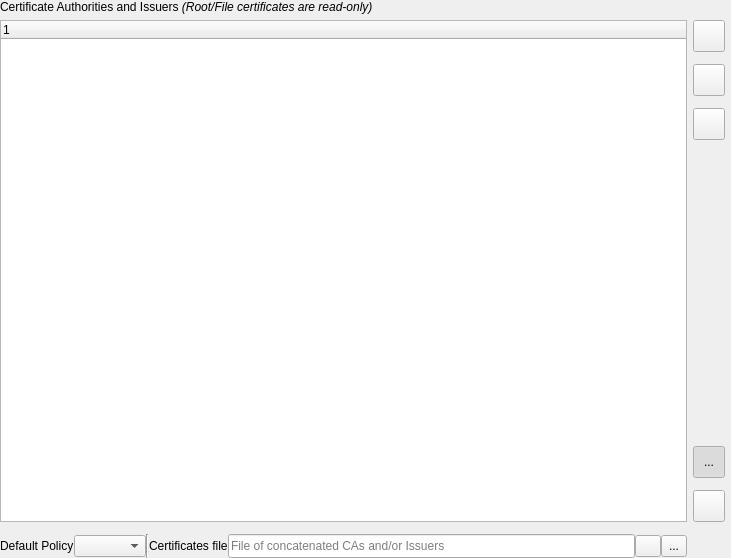
<?xml version="1.0" encoding="UTF-8"?>
<ui version="4.0">
 <class>QgsAuthAuthoritiesEditor</class>
 <widget class="QWidget" name="QgsAuthAuthoritiesEditor">
  <property name="geometry">
   <rect>
    <x>0</x>
    <y>0</y>
    <width>731</width>
    <height>558</height>
   </rect>
  </property>
  <property name="windowTitle">
   <string>Certificate Authorities Editor</string>
  </property>
  <layout class="QVBoxLayout" name="verticalLayout">
   <property name="leftMargin">
    <number>0</number>
   </property>
   <property name="topMargin">
    <number>0</number>
   </property>
   <property name="rightMargin">
    <number>0</number>
   </property>
   <property name="bottomMargin">
    <number>0</number>
   </property>
   <item>
    <widget class="QLabel" name="lblAuthorities">
     <property name="sizePolicy">
      <sizepolicy hsizetype="Preferred" vsizetype="Maximum">
       <horstretch>0</horstretch>
       <verstretch>0</verstretch>
      </sizepolicy>
     </property>
     <property name="text">
      <string>Certificate Authorities and Issuers &lt;i&gt;(Root/File certificates are read-only)&lt;/i&gt;</string>
     </property>
    </widget>
   </item>
   <item>
    <layout class="QGridLayout" name="gridLayout_2">
     <property name="horizontalSpacing">
      <number>0</number>
     </property>
     <property name="verticalSpacing">
      <number>6</number>
     </property>
     <item row="1" column="0" colspan="2">
      <widget class="QgsMessageBar" name="msgBar"/>
     </item>
     <item row="2" column="0">
      <layout class="QHBoxLayout" name="horizontalLayout">
       <item>
        <widget class="QLabel" name="label">
         <property name="text">
          <string>Default Policy</string>
         </property>
        </widget>
       </item>
       <item>
        <widget class="QComboBox" name="cmbDefaultTrustPolicy"/>
       </item>
       <item>
        <widget class="Line" name="line">
         <property name="orientation">
          <enum>Qt::Vertical</enum>
         </property>
        </widget>
       </item>
       <item>
        <widget class="QLabel" name="lblCaFile">
         <property name="text">
          <string>Certificates file</string>
         </property>
        </widget>
       </item>
       <item>
        <layout class="QHBoxLayout" name="horizontalLayout_2">
         <property name="spacing">
          <number>0</number>
         </property>
         <item>
          <widget class="QLineEdit" name="leCaFile">
           <property name="minimumSize">
            <size>
             <width>125</width>
             <height>24</height>
            </size>
           </property>
           <property name="readOnly">
            <bool>true</bool>
           </property>
           <property name="placeholderText">
            <string>File of concatenated CAs and/or Issuers</string>
           </property>
          </widget>
         </item>
         <item>
          <widget class="QToolButton" name="btnCaFileClear">
           <property name="minimumSize">
            <size>
             <width>26</width>
             <height>22</height>
            </size>
           </property>
           <property name="maximumSize">
            <size>
             <width>26</width>
             <height>22</height>
            </size>
           </property>
           <property name="text">
            <string/>
           </property>
           <property name="icon">
            <iconset resource="../../images/images.qrc">
             <normaloff>:/images/themes/default/mIconClose.png</normaloff>:/images/themes/default/mIconClose.png</iconset>
           </property>
           <property name="iconSize">
            <size>
             <width>14</width>
             <height>14</height>
            </size>
           </property>
          </widget>
         </item>
        </layout>
       </item>
       <item>
        <widget class="QToolButton" name="btnCaFile">
         <property name="minimumSize">
          <size>
           <width>26</width>
           <height>22</height>
          </size>
         </property>
         <property name="maximumSize">
          <size>
           <width>26</width>
           <height>22</height>
          </size>
         </property>
         <property name="text">
          <string>...</string>
         </property>
        </widget>
       </item>
      </layout>
     </item>
     <item row="0" column="1">
      <layout class="QVBoxLayout" name="verticalLayout_2">
       <property name="spacing">
        <number>12</number>
       </property>
       <property name="leftMargin">
        <number>6</number>
       </property>
       <property name="rightMargin">
        <number>6</number>
       </property>
       <item>
        <widget class="QToolButton" name="btnAddCa">
         <property name="minimumSize">
          <size>
           <width>32</width>
           <height>32</height>
          </size>
         </property>
         <property name="toolTip">
          <string>Import certificate(s) to authentication database</string>
         </property>
         <property name="text">
          <string/>
         </property>
         <property name="icon">
          <iconset resource="../../images/images.qrc">
           <normaloff>:/images/themes/default/symbologyAdd.png</normaloff>:/images/themes/default/symbologyAdd.png</iconset>
         </property>
         <property name="iconSize">
          <size>
           <width>20</width>
           <height>20</height>
          </size>
         </property>
        </widget>
       </item>
       <item>
        <widget class="QToolButton" name="btnRemoveCa">
         <property name="minimumSize">
          <size>
           <width>32</width>
           <height>32</height>
          </size>
         </property>
         <property name="toolTip">
          <string>Remove certificate from authentication database</string>
         </property>
         <property name="text">
          <string/>
         </property>
         <property name="icon">
          <iconset resource="../../images/images.qrc">
           <normaloff>:/images/themes/default/symbologyRemove.png</normaloff>:/images/themes/default/symbologyRemove.png</iconset>
         </property>
         <property name="iconSize">
          <size>
           <width>20</width>
           <height>20</height>
          </size>
         </property>
        </widget>
       </item>
       <item>
        <widget class="QToolButton" name="btnInfoCa">
         <property name="minimumSize">
          <size>
           <width>32</width>
           <height>32</height>
          </size>
         </property>
         <property name="toolTip">
          <string>Show information for certificate</string>
         </property>
         <property name="text">
          <string/>
         </property>
         <property name="icon">
          <iconset resource="../../images/images.qrc">
           <normaloff>:/images/themes/default/propertyicons/metadata.svg</normaloff>:/images/themes/default/propertyicons/metadata.svg</iconset>
         </property>
         <property name="iconSize">
          <size>
           <width>20</width>
           <height>20</height>
          </size>
         </property>
        </widget>
       </item>
       <item>
        <spacer name="verticalSpacer">
         <property name="orientation">
          <enum>Qt::Vertical</enum>
         </property>
         <property name="sizeHint" stdset="0">
          <size>
           <width>20</width>
           <height>40</height>
          </size>
         </property>
        </spacer>
       </item>
       <item>
        <widget class="QToolButton" name="btnGroupByOrg">
         <property name="minimumSize">
          <size>
           <width>32</width>
           <height>32</height>
          </size>
         </property>
         <property name="toolTip">
          <string>Group by organization</string>
         </property>
         <property name="text">
          <string>...</string>
         </property>
         <property name="icon">
          <iconset resource="../../images/images.qrc">
           <normaloff>:/images/themes/default/mActionFilter.svg</normaloff>:/images/themes/default/mActionFilter.svg</iconset>
         </property>
         <property name="iconSize">
          <size>
           <width>20</width>
           <height>20</height>
          </size>
         </property>
         <property name="checkable">
          <bool>true</bool>
         </property>
         <property name="checked">
          <bool>true</bool>
         </property>
        </widget>
       </item>
       <item>
        <widget class="QToolButton" name="btnViewRefresh">
         <property name="minimumSize">
          <size>
           <width>32</width>
           <height>32</height>
          </size>
         </property>
         <property name="toolTip">
          <string>Refresh certificate tree view</string>
         </property>
         <property name="text">
          <string/>
         </property>
         <property name="icon">
          <iconset resource="../../images/images.qrc">
           <normaloff>:/images/themes/default/mActionRefresh.png</normaloff>:/images/themes/default/mActionRefresh.png</iconset>
         </property>
         <property name="iconSize">
          <size>
           <width>20</width>
           <height>20</height>
          </size>
         </property>
        </widget>
       </item>
      </layout>
     </item>
     <item row="0" column="0">
      <widget class="QTreeWidget" name="treeWidgetCAs">
       <property name="focusPolicy">
        <enum>Qt::WheelFocus</enum>
       </property>
       <property name="editTriggers">
        <set>QAbstractItemView::NoEditTriggers</set>
       </property>
       <property name="alternatingRowColors">
        <bool>true</bool>
       </property>
       <property name="selectionMode">
        <enum>QAbstractItemView::SingleSelection</enum>
       </property>
       <property name="selectionBehavior">
        <enum>QAbstractItemView::SelectRows</enum>
       </property>
       <property name="iconSize">
        <size>
         <width>26</width>
         <height>22</height>
        </size>
       </property>
       <column>
        <property name="text">
         <string notr="true">1</string>
        </property>
       </column>
      </widget>
     </item>
    </layout>
   </item>
  </layout>
 </widget>
 <customwidgets>
  <customwidget>
   <class>QgsMessageBar</class>
   <extends>QFrame</extends>
   <header>qgsmessagebar.h</header>
   <container>1</container>
  </customwidget>
 </customwidgets>
 <resources>
  <include location="../../images/images.qrc"/>
 </resources>
 <connections/>
</ui>
